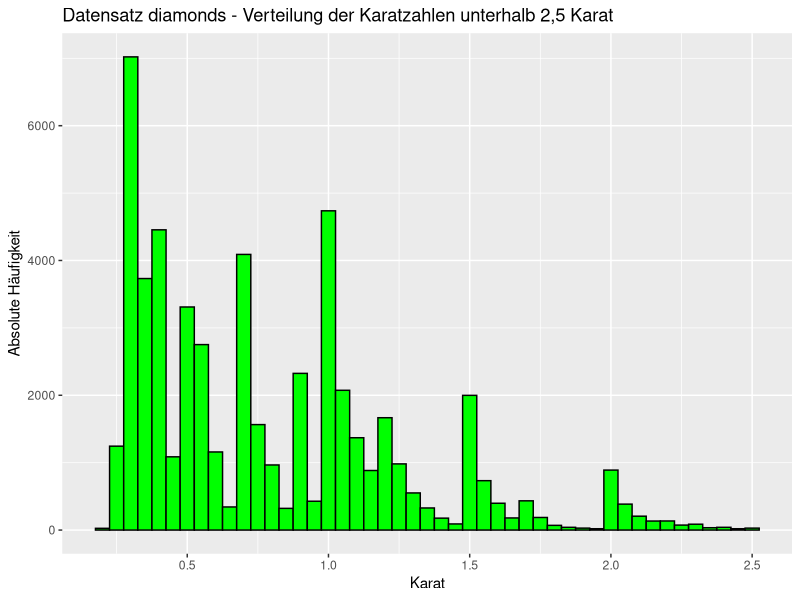

The R script that drew this image:
## ---- chunk 1
options(warn=-1)
library(knitr, warn.conflicts = FALSE, quietly=TRUE)
library(tidyverse, warn.conflicts = FALSE, quietly=TRUE)
## ---- chunk 2
diamonds.cut <- 2.5
smaller <- diamonds %>%
  filter(carat <= diamonds.cut)
## ---- chunk 3
ggplot(smaller, aes(carat)) +
  geom_histogram(binwidth = 0.05, fill="green", color="black") +
  labs(
    title="Datensatz diamonds - Verteilung der Karatzahlen unterhalb 2,5 Karat",
    x = "Karat",
    y = "Absolute Häufigkeit"
  )
